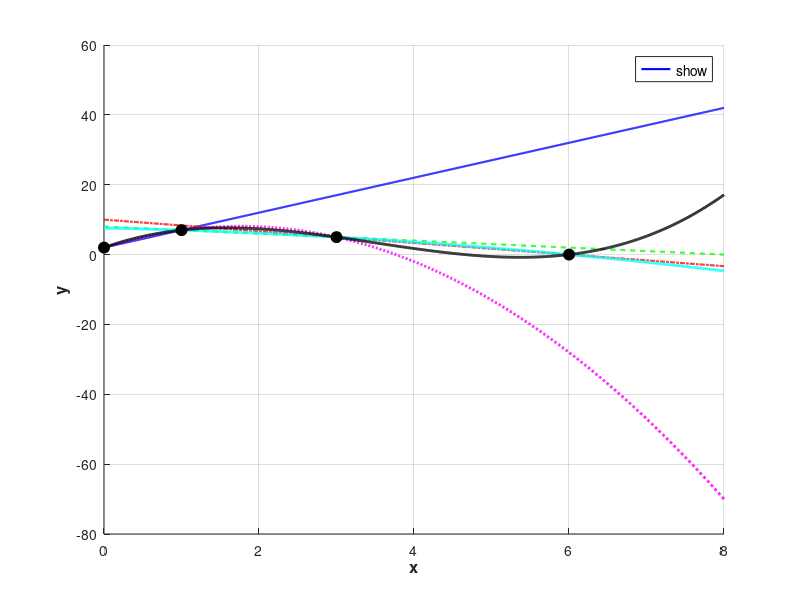
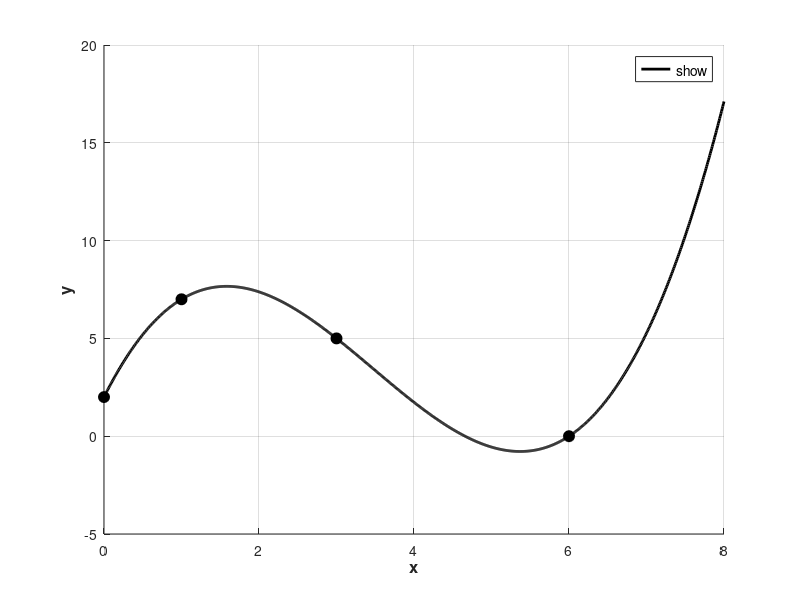

Recreate these plots in MATLAB, in order.
x = linspace(0, 8, 1000); 

L01 = (x-1)./(0-1)*2 + (x-0)./(1-0)*7;
L12 = (x-3)./(1-3)*7 + (x-1)./(3-1)*5;
L23 = (x-6)./(3-6)*5 + (x-3)./(6-3)*0;

L02 = (x - 3) ./ (0 - 3) .* L01 + (x - 0) ./ (3 - 0) .* L12;
L13 = (x - 6) ./ (1 - 6) .* L12 + (x - 1) ./ (6 - 1) .* L23;

L03 = (x - 6) ./ (0 - 6) .* L02 + (x - 0) ./ (6 - 0) .* L13;

figure;
hold on;


plot(x, L01, 'b-', 'LineWidth', 1.5, 'DisplayName', 'L01');
plot(x, L12, 'g--', 'LineWidth', 1.5, 'DisplayName', 'L12');
plot(x, L23, 'r-.', 'LineWidth', 1.5, 'DisplayName', 'L23');


plot(x, L02, 'm:', 'LineWidth', 2, 'DisplayName', 'L02');
plot(x, L13, 'c-', 'LineWidth', 2, 'DisplayName', 'L13');
plot(x, L03, 'k-', 'LineWidth', 2, 'DisplayName', 'L03');


plot(0, 2, 'ko', 'MarkerSize', 8, 'MarkerFaceColor', 'k', 'HandleVisibility', 'off');
plot(1, 7, 'ko', 'MarkerSize', 8, 'MarkerFaceColor', 'k', 'HandleVisibility', 'off');
plot(3, 5, 'ko', 'MarkerSize', 8, 'MarkerFaceColor', 'k', 'HandleVisibility', 'off');
plot(6, 0, 'ko', 'MarkerSize', 8, 'MarkerFaceColor', 'k', 'HandleVisibility', 'off');


xlabel('x', 'FontSize', 12, 'FontWeight', 'bold');
ylabel('y', 'FontSize', 12, 'FontWeight', 'bold');
legend('show', 'Location', 'best', 'FontSize', 10);
grid on;

hold off;
saveas(gcf, 'C:\\Users\\Pavel\\Documents\\MATLAB\\LinearPolynomsComparison.png'); 




figure;
hold on;

plot(x, L03, 'k-', 'LineWidth', 2, 'DisplayName', 'L03');

plot(0, 2, 'ko', 'MarkerSize', 8, 'MarkerFaceColor', 'k', 'HandleVisibility', 'off');
plot(1, 7, 'ko', 'MarkerSize', 8, 'MarkerFaceColor', 'k', 'HandleVisibility', 'off');
plot(3, 5, 'ko', 'MarkerSize', 8, 'MarkerFaceColor', 'k', 'HandleVisibility', 'off');
plot(6, 0, 'ko', 'MarkerSize', 8, 'MarkerFaceColor', 'k', 'HandleVisibility', 'off');

xlabel('x', 'FontSize', 12, 'FontWeight', 'bold');
ylabel('y', 'FontSize', 12, 'FontWeight', 'bold');
legend('show', 'Location', 'best', 'FontSize', 10);
grid on;

hold off;
saveas(gcf, 'C:\\Users\\Pavel\\Documents\\MATLAB\\final_L03.png'); 
